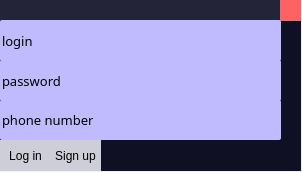
<?xml version="1.0" encoding="UTF-8"?>
<ui version="4.0">
 <class>Form</class>
 <widget class="QWidget" name="Form">
  <property name="geometry">
   <rect>
    <x>0</x>
    <y>0</y>
    <width>302</width>
    <height>172</height>
   </rect>
  </property>
  <property name="font">
   <font>
    <pointsize>12</pointsize>
    <weight>50</weight>
    <italic>false</italic>
    <bold>false</bold>
    <underline>false</underline>
    <strikeout>false</strikeout>
    <kerning>true</kerning>
   </font>
  </property>
  <property name="windowTitle">
   <string>Account entrance</string>
  </property>
  <property name="styleSheet">
   <string notr="true">border: none;</string>
  </property>
  <widget class="QFrame" name="frame">
   <property name="geometry">
    <rect>
     <x>0</x>
     <y>0</y>
     <width>301</width>
     <height>171</height>
    </rect>
   </property>
   <property name="styleSheet">
    <string notr="true">background-color: rgb(16, 16, 36);
border: none;
border-radius:0px;</string>
   </property>
   <property name="frameShape">
    <enum>QFrame::StyledPanel</enum>
   </property>
   <property name="frameShadow">
    <enum>QFrame::Raised</enum>
   </property>
   <widget class="QLineEdit" name="lineEdit">
    <property name="geometry">
     <rect>
      <x>0</x>
      <y>20</y>
      <width>281</width>
      <height>41</height>
     </rect>
    </property>
    <property name="font">
     <font>
      <family>Century Gothic</family>
      <pointsize>10</pointsize>
      <weight>50</weight>
      <italic>false</italic>
      <bold>false</bold>
      <underline>false</underline>
      <strikeout>false</strikeout>
      <kerning>true</kerning>
     </font>
    </property>
    <property name="styleSheet">
     <string notr="true">background-color:rgb(192, 187, 255);
border-radius:2px;</string>
    </property>
    <property name="text">
     <string>login</string>
    </property>
   </widget>
   <widget class="QLineEdit" name="lineEdit_2">
    <property name="geometry">
     <rect>
      <x>0</x>
      <y>60</y>
      <width>281</width>
      <height>41</height>
     </rect>
    </property>
    <property name="font">
     <font>
      <family>Century Gothic</family>
      <pointsize>10</pointsize>
     </font>
    </property>
    <property name="styleSheet">
     <string notr="true">background-color:rgb(192, 187, 255);
border-radius:2px;</string>
    </property>
    <property name="text">
     <string>password</string>
    </property>
   </widget>
   <widget class="QLineEdit" name="lineEdit_3">
    <property name="geometry">
     <rect>
      <x>0</x>
      <y>100</y>
      <width>281</width>
      <height>40</height>
     </rect>
    </property>
    <property name="font">
     <font>
      <family>Century Gothic</family>
      <pointsize>10</pointsize>
     </font>
    </property>
    <property name="styleSheet">
     <string notr="true">background-color:rgb(192, 187, 255);
border-radius:2px;</string>
    </property>
    <property name="text">
     <string>phone number</string>
    </property>
   </widget>
   <widget class="QPushButton" name="pushButton">
    <property name="geometry">
     <rect>
      <x>0</x>
      <y>140</y>
      <width>51</width>
      <height>31</height>
     </rect>
    </property>
    <property name="styleSheet">
     <string notr="true">background-color: rgb(206, 206, 216);
border-radius:0px;</string>
    </property>
    <property name="text">
     <string>Log in</string>
    </property>
   </widget>
   <widget class="QPushButton" name="pushButton_2">
    <property name="geometry">
     <rect>
      <x>50</x>
      <y>140</y>
      <width>51</width>
      <height>31</height>
     </rect>
    </property>
    <property name="styleSheet">
     <string notr="true">background-color:  rgb(206, 206, 216);
border-radius:0px;
</string>
    </property>
    <property name="text">
     <string>Sign up</string>
    </property>
   </widget>
   <widget class="QFrame" name="titlebar">
    <property name="geometry">
     <rect>
      <x>0</x>
      <y>0</y>
      <width>301</width>
      <height>21</height>
     </rect>
    </property>
    <property name="styleSheet">
     <string notr="true">background-color: rgb(36, 36, 56);</string>
    </property>
    <property name="frameShape">
     <enum>QFrame::StyledPanel</enum>
    </property>
    <property name="frameShadow">
     <enum>QFrame::Raised</enum>
    </property>
    <widget class="QPushButton" name="closebtn">
     <property name="geometry">
      <rect>
       <x>280</x>
       <y>0</y>
       <width>21</width>
       <height>21</height>
      </rect>
     </property>
     <property name="minimumSize">
      <size>
       <width>1</width>
       <height>1</height>
      </size>
     </property>
     <property name="maximumSize">
      <size>
       <width>31</width>
       <height>31</height>
      </size>
     </property>
     <property name="toolTip">
      <string>Close</string>
     </property>
     <property name="styleSheet">
      <string notr="true">background-color: rgb(255, 98, 98);
color:  rgb(255, 98, 98);
border-radius:0px;</string>
     </property>
     <property name="text">
      <string/>
     </property>
    </widget>
   </widget>
   <zorder>titlebar</zorder>
   <zorder>lineEdit</zorder>
   <zorder>lineEdit_2</zorder>
   <zorder>lineEdit_3</zorder>
   <zorder>pushButton</zorder>
   <zorder>pushButton_2</zorder>
  </widget>
 </widget>
 <resources/>
 <connections/>
</ui>
